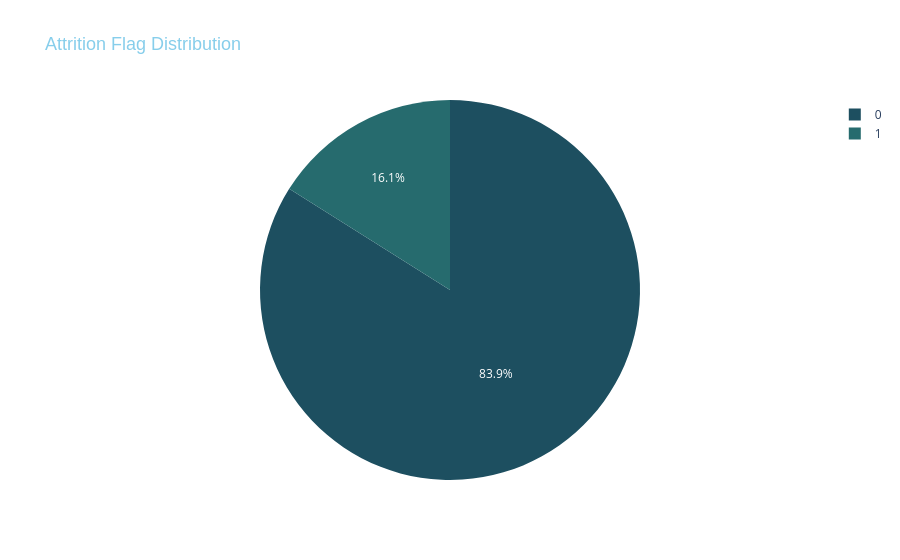

Notebook source saved alongside this figure:
### Code cell
import plotly.express as px

# Count the occurrences of each category in "Attrition_Flag"
attrition_counts = df['Attrition_Flag'].value_counts().reset_index()
attrition_counts.columns = ['Attrition_Flag', 'Count']

# Create an interactive pie chart with a different color scheme
fig = px.pie(attrition_counts, values='Count', names='Attrition_Flag', 
             title='Attrition Flag Distribution', 
             color_discrete_sequence=px.colors.sequential.Blugrn_r)  # Change color scheme

# Remove background
fig.update_layout(
    paper_bgcolor='rgba(0,0,0,0)',
    plot_bgcolor='rgba(0,0,0,0)',
    title_font=dict(size=18, color='skyblue', family="Arial") 
)

# Show the figure
fig.show()

### Figure 1 — Plotly figure (JSON) as saved in the notebook; plotly's stock layout.template omitted (floating-point values rounded to 4 significant figures)
{"data": [{"domain": {"x": [0, 1], "y": [0, 1]}, "hovertemplate": "Attrition_Flag=%{label}<br>Count=%{value}<extra></extra>", "labels": [0, 1], "legendgroup": "", "name": "", "showlegend": true, "type": "pie", "values": [8500, 1627]}], "layout": {"legend": {"tracegroupgap": 0}, "paper_bgcolor": "rgba(0,0,0,0)", "piecolorway": ["rgb(29, 79, 96)", "rgb(38, 107, 110)", "rgb(54, 135, 122)", "rgb(77, 162, 132)", "rgb(109, 188, 144)", "rgb(150, 210, 164)", "rgb(196, 230, 195)"], "plot_bgcolor": "rgba(0,0,0,0)", "title": {"font": {"color": "skyblue", "family": "Arial", "size": 18}, "text": "Attrition Flag Distribution"}}}
